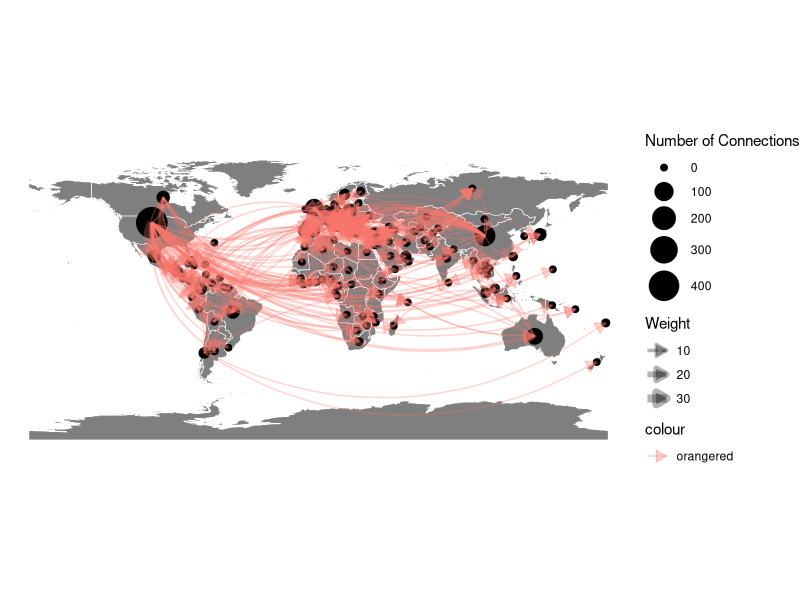
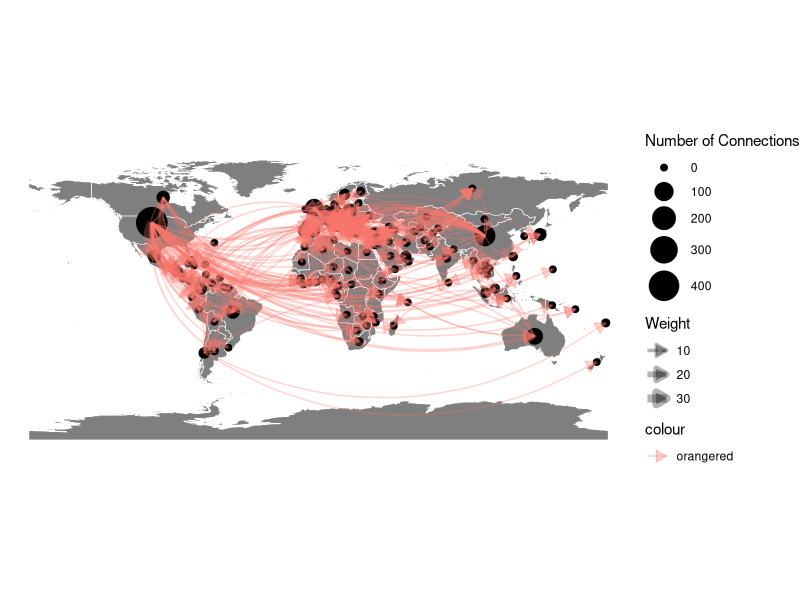

The R source for these figures, in order:
# Toward a global science of conservation genomics: coldspots in genomic resources highlight a need for equitable collaborations and capacity building 
# Code for Fig S7: Map collaborations between countries
# R version 4.3.2

# packages
library(tidyverse)
library(sf)
library(rnaturalearth)
library(rnaturalearthdata)
library(ggforce)

# path
setwd("E:/Manuscritos_em_producao/Manuscrito_Kelly_Zamudio_Cold_spots/data")

# load data
data <- read.csv("Final_postsubmission_Phase_2_Filtering.csv", sep = ",", fileEncoding="latin1")
head(data)

# subset yes only data
data <- subset(data, Passed.Filter.2 == "Yes")
data <- subset(data, Wild.or.Captive == "Wild")
length(unique(data$ï..Study.ID))
names(data)[1] <- "Study.ID"

# remove duplicates
data <- data %>%
  distinct(Study.ID, Country, .keep_all = T)

# load mapa mundi
world <- ne_countries(scale = "medium", returnclass = "sf")

# get centroid for each country
country_points <- world %>%
  st_centroid() %>%
  st_coordinates() %>%
  as.data.frame() %>%
  cbind(world %>% st_drop_geometry() %>% select(admin)) %>%
  rename(long = X, lat = Y)

# get connections between countries
edges <- data %>%
  filter(!is.na(X1st.Author.Origin.Country) & !is.na(Country)) %>%
  select(from = X1st.Author.Origin.Country, to = Country) %>%
  group_by(from, to) %>%
  summarise(weight = n(), .groups = 'drop') %>%
  left_join(country_points, by = c("from" = "admin")) %>%
  rename(from_long = long, from_lat = lat) %>%
  left_join(country_points, by = c("to" = "admin")) %>%
  rename(to_long = long, to_lat = lat) %>%
  filter(!is.na(from_long) & !is.na(from_lat) & !is.na(to_long) & !is.na(to_lat)) %>%
  filter(!(from_long == to_long & from_lat == to_lat)) # Filtrar conexões entre o mesmo país

# number of studies by country
country_studies <- data %>%
  filter(!is.na(X1st.Author.Origin.Country)) %>%
  group_by(X1st.Author.Origin.Country) %>%
  summarise(study_count = n())

# join tables
country_points_filtered <- country_points %>%
  left_join(country_studies, by = c("admin" = "X1st.Author.Origin.Country")) %>%
  filter(admin %in% unique(edges$from) | admin %in% unique(edges$to)) %>%
  replace_na(list(study_count = 0)) # Substituir NA por 0

# plot the map
x11()
redes <- ggplot(data = world) +
  geom_sf(fill = "gray50", color = "white") +
  geom_point(data = country_points_filtered, aes(x = long, y = lat, size = study_count), color = "black") +
  geom_curve(data = edges, aes(x = from_long, y = from_lat, xend = to_long, yend = to_lat, linewidth = weight, color = "orangered"), 
             curvature = 0.3, alpha = 0.3, arrow = arrow(length = unit(0.3, "cm"), type = "closed")) +
  theme_void() +
  scale_linewidth_continuous("Weight", range = c(0.5, 3)) +
  scale_size_continuous(name = "Number of Connections", range = c(2, 10)) + # Ajustar o tamanho dos pontos
  theme(
    plot.title = element_text(hjust = 0.5)
  )

print(redes)

# save the figure
setwd("E:/Manuscritos_em_producao/Manuscrito_Kelly_Zamudio_Cold_spots/resu/final/final_V2")
ggsave("conections_countries_new.pdf", plot = redes, width = 10, height = 5, dpi = 300, bg = "white")
